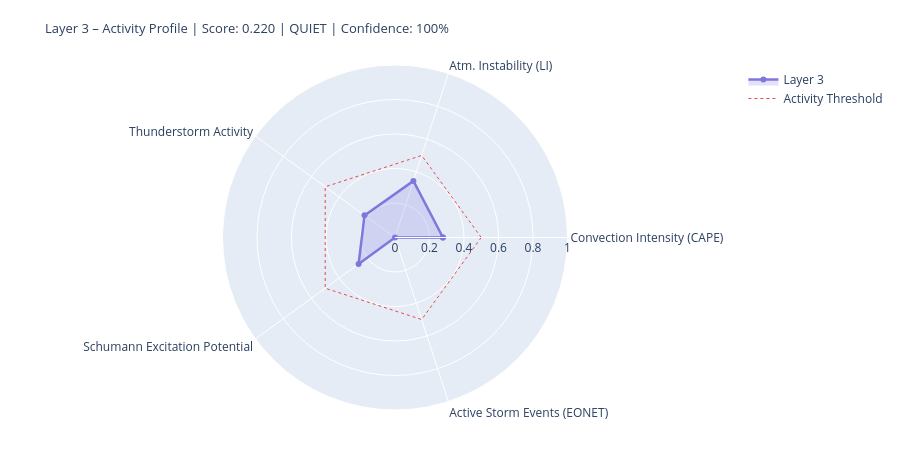

Notebook code cell kept with this figure:
### Markdown cell above
---
## 4. State Assessment & Handoff to Layer 4/5

### Code cell
# ============================================================
# LAYER-3-SCORE
# Five dynamic components
# ============================================================

def norm(v, lo, hi):
    if v is None or (isinstance(v, float) and math.isnan(v)): return None
    return round(max(0.0, min(1.0, (v - lo) / (hi - lo))), 4)

# --- 1) Convection intensity (global CAPE mean) ---
cape_mean = df_atm['cape'].dropna().mean() if not df_atm.empty else None
conv_score = norm(cape_mean, 0, 3000)
conv_src   = 'primary' if cape_mean is not None else 'missing'

# --- 2) Atmospheric instability (LI mean) ---
li_mean   = df_atm['li'].dropna().mean() if not df_atm.empty else None
# Negative LI = unstable → higher score
instab_score = norm(-li_mean if li_mean is not None else None, -6, 6)
instab_src   = 'primary' if li_mean is not None else 'missing'

# --- 3) Thunderstorm activity (mean thunder score + WMO count) ---
thunder_mean = df_atm['thunder_score'].mean() if not df_atm.empty else None
n_thunder    = int(df_atm['thunderstorm'].sum()) if not df_atm.empty else 0
thunder_score_val = norm(
    (thunder_mean or 0) * 0.7 + n_thunder * 0.1, 0, 1.0
) if thunder_mean is not None else None
thunder_src = 'primary'

# --- 4) Schumann excitation potential (weighted Schumann contribution) ---
schumann_pot = df_atm['schumann_contribution'].mean() if not df_atm.empty else None
# Boosted by Layer-2 thunderstorm trigger
if schumann_pot is not None and l2_thunder:
    schumann_pot = min(1.0, schumann_pot * 1.2)
schumann_score = norm(schumann_pot, 0, 1.0) if schumann_pot is not None else None
schumann_src   = 'derived'

# --- 5) Storm activity (NASA EONET) ---
# Distinction: None = data not loaded, 0.0 = loaded but no events
storm_score = None
storm_src   = 'missing'
if raw.get('storms') is not None:          # API reached successfully
    storm_score = norm(len(storm_events), 0, 30) if storm_events else 0.0
    storm_src   = 'primary'

# X-Ray and Kp: context only, not in dynamic score
# (X-Ray = Layer-0/4 driver; Kp = geomagnetic index, not a lightning proxy)
xray_context = None
if raw.get('xray'):
    df_xc = pd.DataFrame(raw['xray'])
    fc = next((c for c in df_xc.columns
               if any(k in c.lower() for k in ['flux','long']) and 'time' not in c.lower()),
              df_xc.columns[1])
    df_xc[fc] = pd.to_numeric(df_xc[fc], errors='coerce')
    xray_last = df_xc[fc].dropna().iloc[-1] if not df_xc[fc].dropna().empty else None
    if xray_last:
        xray_class = ('X' if xray_last>=1e-4 else 'M' if xray_last>=1e-5
                      else 'C' if xray_last>=1e-6 else 'B')
        xray_context = {'flux': float(xray_last), 'class': xray_class}
        print(f'X-Ray context: {xray_class}-class ({xray_last:.2e} W/m²)')

# --- Aggregate ---
COMPONENTS = {
    'Convection Intensity (CAPE)':  {'score': conv_score,       'source': conv_src,    'dynamic': True},
    'Atm. Instability (LI)':         {'score': instab_score,     'source': instab_src,  'dynamic': True},
    'Thunderstorm Activity':              {'score': thunder_score_val, 'source': thunder_src, 'dynamic': True},
    'Schumann Excitation Potential':   {'score': schumann_score,   'source': schumann_src,'dynamic': True},
    'Active Storm Events (EONET)': {'score': storm_score,      'source': storm_src,   'dynamic': True},
}

available   = {k: v['score'] for k, v in COMPONENTS.items() if v['score'] is not None}
unavailable = [k for k, v in COMPONENTS.items() if v['score'] is None]
layer3_score = round(sum(available.values()) / len(available), 4) if available else None
confidence   = round(len(available) / len(COMPONENTS), 2)
level = ('unknown' if layer3_score is None
         else 'quiet'   if layer3_score < 0.3
         else 'moderate' if layer3_score < 0.6
         else 'active')
dominant_l3 = max(available, key=available.get) if available else 'none'

# --- Ausgabe ---
W = 68
print('=' * W)
print('LAYER 3 – ATMOSPHERE / WEATHER / THUNDERSTORMS – STATE ASSESSMENT')
print('=' * W)
for name, comp in COMPONENTS.items():
    s = comp['score']
    if s is not None:
        bar = '█' * int(s * 20) + '░' * (20 - int(s * 20))
        print(f'  {name:<36} {bar}  {s:.3f}  [{comp["source"]}]')
    else:
        print(f'  {name:<36} {"─" * 20}  n/a   [missing]')
print('-' * W)
print(f'  Score:        {layer3_score:.3f}  ({len(available)}/{len(COMPONENTS)} components)')
print(f'  Confidence:   {confidence:.0%}')
print(f'  Level:        {level.upper()}')
print(f'  Dominant:     {dominant_l3}')
print(f'  CAPE mean:    {cape_mean:.0f} J/kg' if cape_mean else '  CAPE mean:    n/a')
print(f'  LI mean:      {li_mean:.1f} K' if li_mean is not None else '  LI mean:      n/a')
print(f'  Thunderstorms:{n_thunder} points (WMO)  +  {len(storm_events)} NASA EONET')
print('=' * W)

# Radar
cats   = list(available.keys())
vals_r = list(available.values())
if len(cats) >= 3:
    fig = go.Figure()
    fig.add_trace(go.Scatterpolar(
        r=vals_r + [vals_r[0]], theta=cats + [cats[0]],
        fill='toself', fillcolor='rgba(127,119,221,0.22)',
        line=dict(color='#7F77DD', width=2.5), name='Layer 3'
    ))
    fig.add_trace(go.Scatterpolar(
        r=[0.5] * (len(cats)+1), theta=cats + [cats[0]],
        line=dict(color='#E24B4A', dash='dot', width=1),
        mode='lines', name='Activity Threshold'
    ))
    fig.update_layout(
        title=dict(
            text=f'Layer 3 – Activity Profile | Score: {layer3_score:.3f} | {level.upper()} | Confidence: {confidence:.0%}',
            font=dict(size=13)
        ),
        polar=dict(radialaxis=dict(visible=True, range=[0, 1])),
        height=450, showlegend=True,
        margin=dict(l=60, r=60, t=65, b=40)
    )
    fig.show()

### Figure 1 — Plotly figure (JSON) as saved in the notebook; plotly's stock layout.template omitted (floating-point values rounded to 4 significant figures)
{"data": [{"fill": "toself", "fillcolor": "rgba(127,119,221,0.22)", "line": {"color": "#7F77DD", "width": 2.5}, "name": "Layer 3", "r": [0.278, 0.345, 0.2184, 0.2608, 0.0, 0.278], "theta": ["Convection Intensity (CAPE)", "Atm. Instability (LI)", "Thunderstorm Activity", "Schumann Excitation Potential", "Active Storm Events (EONET)", "Convection Intensity (CAPE)"], "type": "scatterpolar"}, {"line": {"color": "#E24B4A", "dash": "dot", "width": 1}, "mode": "lines", "name": "Activity Threshold", "r": [0.5, 0.5, 0.5, 0.5, 0.5, 0.5], "theta": ["Convection Intensity (CAPE)", "Atm. Instability (LI)", "Thunderstorm Activity", "Schumann Excitation Potential", "Active Storm Events (EONET)", "Convection Intensity (CAPE)"], "type": "scatterpolar"}], "layout": {"height": 450, "margin": {"b": 40, "l": 60, "r": 60, "t": 65}, "polar": {"radialaxis": {"range": [0, 1], "visible": true}}, "showlegend": true, "title": {"font": {"size": 13}, "text": "Layer 3 – Activity Profile | Score: 0.220 | QUIET | Confidence: 100%"}}}
